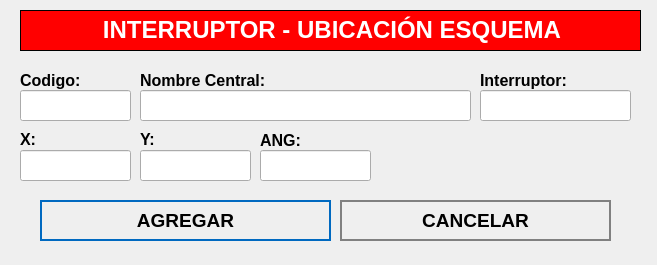
<?xml version="1.0" encoding="UTF-8"?>
<ui version="4.0">
 <class>NewBook</class>
 <widget class="QWidget" name="NewBook">
  <property name="geometry">
   <rect>
    <x>0</x>
    <y>0</y>
    <width>657</width>
    <height>265</height>
   </rect>
  </property>
  <property name="windowTitle">
   <string>Nuevo Registro</string>
  </property>
  <property name="styleSheet">
   <string notr="true">QPushButton
{	
	height: 2em;
 	border-style: solid;
	border-width: 2px;
 	border-color: grey;
	font-weight: bold;
}

QPushButton:hover
{
   	background-color:grey;
	color:white;
}</string>
  </property>
  <widget class="QLabel" name="label">
   <property name="geometry">
    <rect>
     <x>20</x>
     <y>10</y>
     <width>621</width>
     <height>41</height>
    </rect>
   </property>
   <property name="font">
    <font>
     <underline>false</underline>
    </font>
   </property>
   <property name="autoFillBackground">
    <bool>false</bool>
   </property>
   <property name="styleSheet">
    <string notr="true">background-color: red;</string>
   </property>
   <property name="frameShape">
    <enum>QFrame::Box</enum>
   </property>
   <property name="text">
    <string>&lt;html&gt;&lt;head/&gt;&lt;body&gt;&lt;p align=&quot;center&quot;&gt;&lt;span style=&quot; font-size:18pt; font-weight:600; color:#ffffff;&quot;&gt;INTERRUPTOR - UBICACIÓN ESQUEMA&lt;/span&gt;&lt;/p&gt;&lt;/body&gt;&lt;/html&gt;</string>
   </property>
  </widget>
  <widget class="QLabel" name="label_autoriza">
   <property name="geometry">
    <rect>
     <x>20</x>
     <y>70</y>
     <width>101</width>
     <height>21</height>
    </rect>
   </property>
   <property name="text">
    <string>&lt;html&gt;&lt;head/&gt;&lt;body&gt;&lt;p&gt;&lt;span style=&quot; font-size:12pt; font-weight:600;&quot;&gt;Codigo:&lt;/span&gt;&lt;/p&gt;&lt;/body&gt;&lt;/html&gt;</string>
   </property>
  </widget>
  <widget class="QLineEdit" name="inputCodigo">
   <property name="geometry">
    <rect>
     <x>20</x>
     <y>90</y>
     <width>111</width>
     <height>31</height>
    </rect>
   </property>
   <property name="font">
    <font>
     <pointsize>12</pointsize>
    </font>
   </property>
  </widget>
  <widget class="QLineEdit" name="inputNombre">
   <property name="geometry">
    <rect>
     <x>140</x>
     <y>90</y>
     <width>331</width>
     <height>31</height>
    </rect>
   </property>
   <property name="font">
    <font>
     <pointsize>12</pointsize>
    </font>
   </property>
  </widget>
  <widget class="QPushButton" name="addButton">
   <property name="geometry">
    <rect>
     <x>40</x>
     <y>200</y>
     <width>291</width>
     <height>41</height>
    </rect>
   </property>
   <property name="font">
    <font>
     <pointsize>14</pointsize>
     <weight>75</weight>
     <bold>true</bold>
    </font>
   </property>
   <property name="cursor">
    <cursorShape>PointingHandCursor</cursorShape>
   </property>
   <property name="styleSheet">
    <string notr="true">QPushButton
{	
	height: 2em;
 	border-style: solid;
	border-width: 2px;
 	border-color: #0069c0;
	font-weight: bold;
}

QPushButton:hover
{
   	background-color:#0069c0;
	color:white;
}</string>
   </property>
   <property name="text">
    <string>AGREGAR</string>
   </property>
   <property name="icon">
    <iconset>
     <normaloff>../assets/icons/add-icon.png</normaloff>../assets/icons/add-icon.png</iconset>
   </property>
   <property name="iconSize">
    <size>
     <width>30</width>
     <height>30</height>
    </size>
   </property>
   <property name="autoDefault">
    <bool>true</bool>
   </property>
   <property name="default">
    <bool>true</bool>
   </property>
   <property name="flat">
    <bool>true</bool>
   </property>
  </widget>
  <widget class="QPushButton" name="cancelButton">
   <property name="geometry">
    <rect>
     <x>340</x>
     <y>200</y>
     <width>271</width>
     <height>41</height>
    </rect>
   </property>
   <property name="font">
    <font>
     <pointsize>14</pointsize>
     <weight>75</weight>
     <bold>true</bold>
    </font>
   </property>
   <property name="cursor">
    <cursorShape>PointingHandCursor</cursorShape>
   </property>
   <property name="styleSheet">
    <string notr="true">QPushButton
{	
	height: 2em;
 	border-style: solid;
	border-width: 2px;
 	border-color: grey;
	font-weight: bold;
}

QPushButton:hover
{
   	background-color:grey;
	color:white;
}</string>
   </property>
   <property name="text">
    <string>CANCELAR</string>
   </property>
   <property name="icon">
    <iconset>
     <normaloff>../assets/icons/cancel-icon.png</normaloff>../assets/icons/cancel-icon.png</iconset>
   </property>
   <property name="iconSize">
    <size>
     <width>30</width>
     <height>30</height>
    </size>
   </property>
   <property name="autoDefault">
    <bool>true</bool>
   </property>
   <property name="default">
    <bool>true</bool>
   </property>
   <property name="flat">
    <bool>true</bool>
   </property>
  </widget>
  <widget class="QLabel" name="label_aquienVisita">
   <property name="geometry">
    <rect>
     <x>140</x>
     <y>70</y>
     <width>191</width>
     <height>21</height>
    </rect>
   </property>
   <property name="text">
    <string>&lt;html&gt;&lt;head/&gt;&lt;body&gt;&lt;p&gt;&lt;span style=&quot; font-size:12pt; font-weight:600;&quot;&gt;Nombre Central:&lt;/span&gt;&lt;/p&gt;&lt;/body&gt;&lt;/html&gt;</string>
   </property>
  </widget>
  <widget class="QLabel" name="label_horaIngreso">
   <property name="geometry">
    <rect>
     <x>20</x>
     <y>130</y>
     <width>71</width>
     <height>16</height>
    </rect>
   </property>
   <property name="text">
    <string>&lt;html&gt;&lt;head/&gt;&lt;body&gt;&lt;p&gt;&lt;span style=&quot; font-size:12pt; font-weight:600;&quot;&gt;X:&lt;/span&gt;&lt;/p&gt;&lt;/body&gt;&lt;/html&gt;</string>
   </property>
  </widget>
  <widget class="QLabel" name="label_horaSalida">
   <property name="geometry">
    <rect>
     <x>140</x>
     <y>130</y>
     <width>81</width>
     <height>16</height>
    </rect>
   </property>
   <property name="text">
    <string>&lt;html&gt;&lt;head/&gt;&lt;body&gt;&lt;p&gt;&lt;span style=&quot; font-size:12pt; font-weight:600;&quot;&gt;Y:&lt;/span&gt;&lt;/p&gt;&lt;/body&gt;&lt;/html&gt;</string>
   </property>
  </widget>
  <widget class="QLineEdit" name="inputX">
   <property name="geometry">
    <rect>
     <x>20</x>
     <y>150</y>
     <width>111</width>
     <height>31</height>
    </rect>
   </property>
   <property name="font">
    <font>
     <pointsize>12</pointsize>
    </font>
   </property>
  </widget>
  <widget class="QLineEdit" name="inputY">
   <property name="geometry">
    <rect>
     <x>140</x>
     <y>150</y>
     <width>111</width>
     <height>31</height>
    </rect>
   </property>
   <property name="font">
    <font>
     <pointsize>12</pointsize>
    </font>
   </property>
  </widget>
  <widget class="QLineEdit" name="inputInterruptor">
   <property name="geometry">
    <rect>
     <x>480</x>
     <y>90</y>
     <width>151</width>
     <height>31</height>
    </rect>
   </property>
   <property name="font">
    <font>
     <pointsize>12</pointsize>
    </font>
   </property>
  </widget>
  <widget class="QLabel" name="label_motivoVisita_3">
   <property name="geometry">
    <rect>
     <x>480</x>
     <y>70</y>
     <width>161</width>
     <height>21</height>
    </rect>
   </property>
   <property name="text">
    <string>&lt;html&gt;&lt;head/&gt;&lt;body&gt;&lt;p&gt;&lt;span style=&quot; font-size:12pt; font-weight:600;&quot;&gt;Interruptor:&lt;/span&gt;&lt;/p&gt;&lt;/body&gt;&lt;/html&gt;</string>
   </property>
  </widget>
  <widget class="QLabel" name="label_motivoVisita_2">
   <property name="geometry">
    <rect>
     <x>260</x>
     <y>130</y>
     <width>101</width>
     <height>21</height>
    </rect>
   </property>
   <property name="text">
    <string>&lt;html&gt;&lt;head/&gt;&lt;body&gt;&lt;p&gt;&lt;span style=&quot; font-size:12pt; font-weight:600;&quot;&gt;ANG:&lt;/span&gt;&lt;/p&gt;&lt;/body&gt;&lt;/html&gt;</string>
   </property>
  </widget>
  <widget class="QLineEdit" name="inputANG">
   <property name="geometry">
    <rect>
     <x>260</x>
     <y>150</y>
     <width>111</width>
     <height>31</height>
    </rect>
   </property>
   <property name="font">
    <font>
     <pointsize>12</pointsize>
    </font>
   </property>
  </widget>
 </widget>
 <tabstops>
  <tabstop>inputCodigo</tabstop>
  <tabstop>inputNombre</tabstop>
  <tabstop>addButton</tabstop>
  <tabstop>cancelButton</tabstop>
 </tabstops>
 <resources/>
 <connections/>
</ui>
